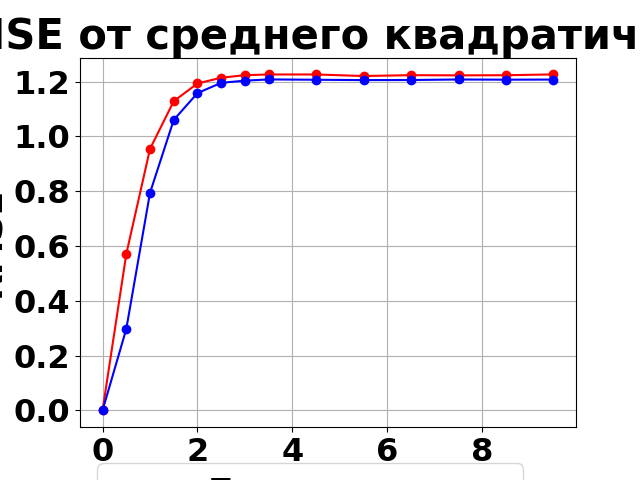

Here is the Python script that generated this plot:
import matplotlib.pyplot as plt
from matplotlib import font_manager
def read_data(filename):
  """Читает данные из файла с парами чисел (x, y).

  Args:
    filename: Имя файла.

  Returns:
    Два списка: список координат x и список координат y.
    Возвращает пустые списки в случае ошибки.
  """
  x = []
  y = []
  try:
    with open(filename, 'r') as f:
      for line in f:
        try:
          xi, yi = map(float, line.strip().split())  # Преобразуем в float
          x.append(xi)
          y.append(yi)
        except ValueError:
          print(f"Ошибка при чтении строки: {line.strip()}.  Пропускаю строку.")
  except FileNotFoundError:
    print(f"Файл не найден: {filename}")
    return [], []
  return x, y


# Пример использования:
filename1 = 'coord.txt'
filename2 = 'coord_correction.txt'
x1, y1 = read_data(filename1)
x2, y2 = read_data(filename2)
# if not x or not y:
#     print("Данные не были прочитаны. Проверьте файл.")
# else:
#     print("Данные успешно прочитаны.")



if x1 and y1:  # Убедимся, что x и y не пустые
    plt.plot(x1, y1, marker='o', linestyle='-', color='r', label='Без коррекции')  # 'o' добавляет маркеры на точки
    plt.plot(x2, y2, marker='o', linestyle='-', color='b', label='С коррекцией')  # 'o' добавляет маркеры на точки
    plt.xlabel('Среднее квадратичное отклонение', fontweight='bold', labelpad=5, fontsize=25)
    plt.ylabel('RMSE', fontweight='bold', labelpad=5, fontsize=25)
    plt.title('Зависимость RMSE от среднего квадратичного отклонения', fontweight='bold', fontsize=30)

    plt.xticks(fontsize=23, fontweight='bold')
    plt.yticks(fontsize=23, fontweight='bold')

    plt.grid(True)  # Добавляет сетку
    font_prop = font_manager.FontProperties(weight='bold', size=25)
    plt.legend(loc='upper left', bbox_to_anchor=(0, -0.05), prop=font_prop)

    plt.savefig('RMSE.png') # Сохраняет график в файл

    plt.subplots_adjust(bottom=0.2)

    plt.show()  # Показывает график
else:
    print("Невозможно построить график: данные отсутствуют.")